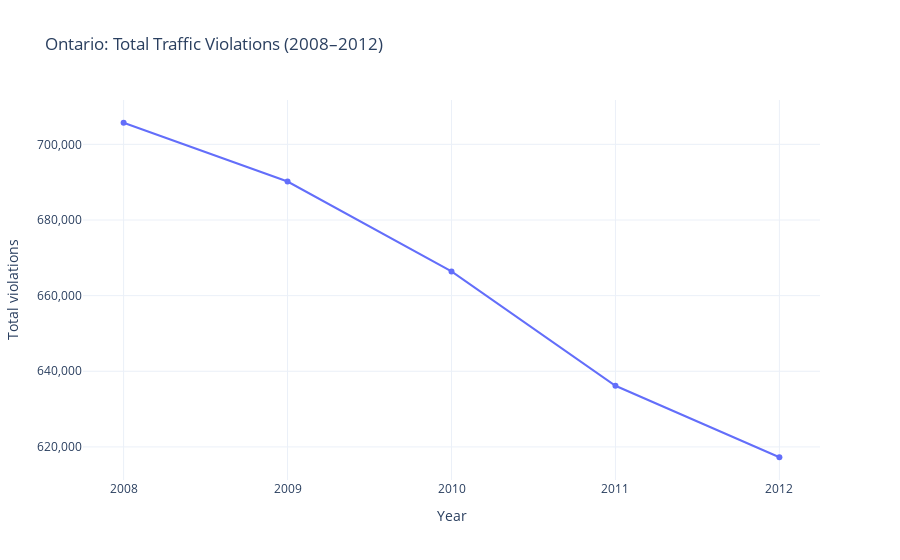

Notebook cell for this chart:
### Code cell
#visualization 1

# Filter required rows in raw data
filtered = df[
    (df["Geography"].astype(str).str.strip() == "Ontario (7)") &
    (df["Violations "].astype(str).str.strip() == "Total, all violations")
].copy()

# Pick year columns (2008–2012) and convert to long or direct arrays
year_cols = [c for c in filtered.columns if c.strip().isdigit()]  # "2008"..."2012"
years = [int(c) for c in year_cols]
totals = pd.to_numeric(filtered[year_cols].iloc[0], errors="coerce").tolist()

# Build interactive plot
fig = go.Figure()

fig.add_trace(
    go.Scatter(
        x=years,
        y=totals,
        mode="lines+markers",
        name="Total violations",
        hovertemplate="Year: %{x}<br>Total violations: %{y:,}<extra></extra>"
    )
)

# Format axes + title
fig.update_layout(
    title="Ontario: Total Traffic Violations (2008–2012)",
    xaxis_title="Year",
    yaxis_title="Total violations",
    template="plotly_white"
)

# X axis: show each year, no decimals
fig.update_xaxes(
    tickmode="linear",
    dtick=1,
    tickformat="d"
)

# Y axis: thousands separators
fig.update_yaxes(
    tickformat=","
)

fig.show()

### Figure 1 — Plotly figure (JSON) as saved in the notebook; plotly's stock layout.template omitted (floating-point values rounded to 4 significant figures)
{"data": [{"hovertemplate": "Year: %{x}<br>Total violations: %{y:,}<extra></extra>", "mode": "lines+markers", "name": "Total violations", "type": "scatter", "x": [2008, 2009, 2010, 2011, 2012], "y": [705715, 690180, 666393, 636172, 617265]}], "layout": {"title": {"text": "Ontario: Total Traffic Violations (2008–2012)"}, "xaxis": {"dtick": 1, "tickformat": "d", "tickmode": "linear", "title": {"text": "Year"}}, "yaxis": {"tickformat": ",", "title": {"text": "Total violations"}}}}
